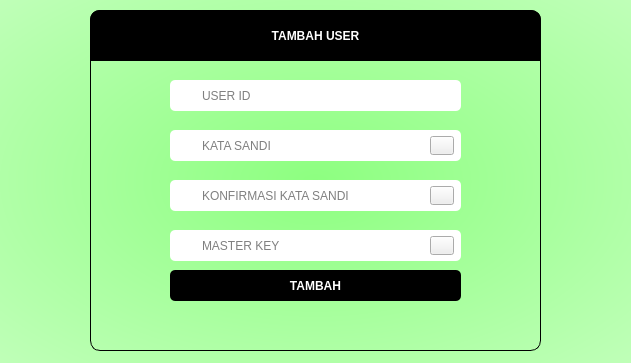
<?xml version="1.0" encoding="UTF-8"?>
<ui version="4.0">
 <class>adduser</class>
 <widget class="QWidget" name="adduser">
  <property name="geometry">
   <rect>
    <x>0</x>
    <y>0</y>
    <width>631</width>
    <height>363</height>
   </rect>
  </property>
  <property name="windowTitle">
   <string>TAMBAH USER</string>
  </property>
  <property name="windowIcon">
   <iconset resource="assets.qrc">
    <normaloff>:/images/kg-logo.png</normaloff>:/images/kg-logo.png</iconset>
  </property>
  <property name="styleSheet">
   <string notr="true">QWidget#adduser{
background-color: qradialgradient(spread:pad, cx:0.5, cy:0.5, radius:1.606, fx:0.5, fy:0.5, stop:0 rgb(141, 255, 128), stop:1 rgba(255, 255, 255, 255));
}</string>
  </property>
  <widget class="QFrame" name="frame">
   <property name="geometry">
    <rect>
     <x>90</x>
     <y>10</y>
     <width>451</width>
     <height>341</height>
    </rect>
   </property>
   <property name="styleSheet">
    <string notr="true">QFrame#frame{
border-radius: 10px;
border: 1px solid black;
}</string>
   </property>
   <property name="frameShape">
    <enum>QFrame::StyledPanel</enum>
   </property>
   <property name="frameShadow">
    <enum>QFrame::Raised</enum>
   </property>
   <widget class="QLabel" name="header">
    <property name="geometry">
     <rect>
      <x>0</x>
      <y>0</y>
      <width>451</width>
      <height>51</height>
     </rect>
    </property>
    <property name="styleSheet">
     <string notr="true">QLabel#header{
background-color: #000000;
font: 75 24pt &quot;Source Code Pro&quot;;
font-weight: bold;
color: #ffffff;
border-top-right-radius: 10px;
border-top-left-radius: 10px;
}</string>
    </property>
    <property name="text">
     <string>TAMBAH USER</string>
    </property>
    <property name="alignment">
     <set>Qt::AlignCenter</set>
    </property>
   </widget>
   <widget class="QLineEdit" name="userid">
    <property name="geometry">
     <rect>
      <x>80</x>
      <y>70</y>
      <width>291</width>
      <height>31</height>
     </rect>
    </property>
    <property name="styleSheet">
     <string notr="true">QLineEdit#userid{
padding: 1px 1px 1px 30px;
border-radius: 5px;
}</string>
    </property>
    <property name="text">
     <string/>
    </property>
    <property name="maxLength">
     <number>20</number>
    </property>
    <property name="placeholderText">
     <string>USER ID</string>
    </property>
   </widget>
   <widget class="QLineEdit" name="confirmpass">
    <property name="geometry">
     <rect>
      <x>80</x>
      <y>170</y>
      <width>291</width>
      <height>31</height>
     </rect>
    </property>
    <property name="styleSheet">
     <string notr="true">QLineEdit#confirmpass{
padding: 1px 1px 1px 30px;
border-radius: 5px;
}</string>
    </property>
    <property name="maxLength">
     <number>20</number>
    </property>
    <property name="echoMode">
     <enum>QLineEdit::Password</enum>
    </property>
    <property name="placeholderText">
     <string>KONFIRMASI KATA SANDI</string>
    </property>
   </widget>
   <widget class="QLineEdit" name="pass">
    <property name="geometry">
     <rect>
      <x>80</x>
      <y>120</y>
      <width>291</width>
      <height>31</height>
     </rect>
    </property>
    <property name="autoFillBackground">
     <bool>false</bool>
    </property>
    <property name="styleSheet">
     <string notr="true">QLineEdit#pass{
padding: 1px 1px 1px 30px;
border-radius: 5px;
}</string>
    </property>
    <property name="maxLength">
     <number>20</number>
    </property>
    <property name="echoMode">
     <enum>QLineEdit::Password</enum>
    </property>
    <property name="placeholderText">
     <string>KATA SANDI</string>
    </property>
   </widget>
   <widget class="QLineEdit" name="masterkey">
    <property name="geometry">
     <rect>
      <x>80</x>
      <y>220</y>
      <width>291</width>
      <height>31</height>
     </rect>
    </property>
    <property name="styleSheet">
     <string notr="true">QLineEdit#masterkey{
padding: 1px 1px 1px 30px;
border-radius: 5px;
}</string>
    </property>
    <property name="maxLength">
     <number>20</number>
    </property>
    <property name="echoMode">
     <enum>QLineEdit::Password</enum>
    </property>
    <property name="placeholderText">
     <string>MASTER KEY</string>
    </property>
   </widget>
   <widget class="QPushButton" name="tambah">
    <property name="geometry">
     <rect>
      <x>80</x>
      <y>260</y>
      <width>291</width>
      <height>31</height>
     </rect>
    </property>
    <property name="cursor">
     <cursorShape>PointingHandCursor</cursorShape>
    </property>
    <property name="styleSheet">
     <string notr="true">QPushButton#tambah{
border-radius: 5px;
background-color: #000000;
font: 16pt &quot;Source Code Pro&quot;;
font-weight: bold;
color: #ffffff;
}</string>
    </property>
    <property name="text">
     <string>TAMBAH</string>
    </property>
   </widget>
   <widget class="QLabel" name="warning">
    <property name="geometry">
     <rect>
      <x>0</x>
      <y>300</y>
      <width>451</width>
      <height>41</height>
     </rect>
    </property>
    <property name="styleSheet">
     <string notr="true">QLabel#warning{
font: 75 14pt &quot;Source Code Pro&quot;;
color: #ff0000;
font-weight: 500;
}</string>
    </property>
    <property name="text">
     <string/>
    </property>
    <property name="alignment">
     <set>Qt::AlignCenter</set>
    </property>
   </widget>
   <widget class="QLabel" name="useridicon">
    <property name="geometry">
     <rect>
      <x>86</x>
      <y>75</y>
      <width>19</width>
      <height>20</height>
     </rect>
    </property>
    <property name="styleSheet">
     <string notr="true">QLabel#useridicon{
border-image: url(:/images/user-logo.png) 0 0 0 0 stretch stretch;
}</string>
    </property>
    <property name="text">
     <string/>
    </property>
   </widget>
   <widget class="QPushButton" name="showconfpass">
    <property name="geometry">
     <rect>
      <x>340</x>
      <y>176</y>
      <width>24</width>
      <height>19</height>
     </rect>
    </property>
    <property name="cursor">
     <cursorShape>PointingHandCursor</cursorShape>
    </property>
    <property name="styleSheet">
     <string notr="true">QPushButton#showconfpass{
border-image:url(:/images/show-pass.png) 0 0 0 0 stretch stretch;
}</string>
    </property>
    <property name="text">
     <string/>
    </property>
   </widget>
   <widget class="QLabel" name="passicon1">
    <property name="geometry">
     <rect>
      <x>83</x>
      <y>125</y>
      <width>26</width>
      <height>21</height>
     </rect>
    </property>
    <property name="styleSheet">
     <string notr="true">QLabel#passicon1{
border-image:url(:/images/lock-logo.png) 0 0 0 0 stretch stretch;
}</string>
    </property>
    <property name="text">
     <string/>
    </property>
   </widget>
   <widget class="QLabel" name="passicon3">
    <property name="geometry">
     <rect>
      <x>83</x>
      <y>225</y>
      <width>26</width>
      <height>21</height>
     </rect>
    </property>
    <property name="styleSheet">
     <string notr="true">QLabel#passicon3{
border-image:url(:/images/lock-logo.png) 0 0 0 0 stretch stretch;
}</string>
    </property>
    <property name="text">
     <string/>
    </property>
   </widget>
   <widget class="QPushButton" name="showmasterkey">
    <property name="geometry">
     <rect>
      <x>340</x>
      <y>226</y>
      <width>24</width>
      <height>19</height>
     </rect>
    </property>
    <property name="cursor">
     <cursorShape>PointingHandCursor</cursorShape>
    </property>
    <property name="styleSheet">
     <string notr="true">QPushButton#showmasterkey{
border-image:url(:/images/show-pass.png) 0 0 0 0 stretch stretch;
}</string>
    </property>
    <property name="text">
     <string/>
    </property>
   </widget>
   <widget class="QPushButton" name="showpass">
    <property name="geometry">
     <rect>
      <x>340</x>
      <y>126</y>
      <width>24</width>
      <height>19</height>
     </rect>
    </property>
    <property name="cursor">
     <cursorShape>PointingHandCursor</cursorShape>
    </property>
    <property name="styleSheet">
     <string notr="true">QPushButton#showpass{
border-image:url(:/images/show-pass.png) 0 0 0 0 stretch stretch;
}</string>
    </property>
    <property name="text">
     <string/>
    </property>
   </widget>
   <widget class="QLabel" name="passicon2">
    <property name="geometry">
     <rect>
      <x>83</x>
      <y>175</y>
      <width>26</width>
      <height>21</height>
     </rect>
    </property>
    <property name="styleSheet">
     <string notr="true">QLabel#passicon2{
border-image:url(:/images/lock-logo.png) 0 0 0 0 stretch stretch;
}</string>
    </property>
    <property name="text">
     <string/>
    </property>
   </widget>
   <widget class="QLabel" name="information">
    <property name="geometry">
     <rect>
      <x>0</x>
      <y>300</y>
      <width>451</width>
      <height>41</height>
     </rect>
    </property>
    <property name="styleSheet">
     <string notr="true">QLabel#information{
font: 75 14pt &quot;Source Code Pro&quot;;
color: #00ff00;
font-weight: 500;
}</string>
    </property>
    <property name="text">
     <string/>
    </property>
    <property name="alignment">
     <set>Qt::AlignCenter</set>
    </property>
   </widget>
  </widget>
 </widget>
 <tabstops>
  <tabstop>userid</tabstop>
  <tabstop>pass</tabstop>
  <tabstop>showpass</tabstop>
  <tabstop>confirmpass</tabstop>
  <tabstop>showconfpass</tabstop>
  <tabstop>masterkey</tabstop>
  <tabstop>showmasterkey</tabstop>
  <tabstop>tambah</tabstop>
 </tabstops>
 <resources>
  <include location="assets.qrc"/>
 </resources>
 <connections/>
</ui>
